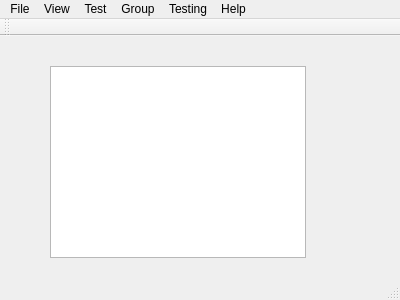
<?xml version="1.0" encoding="UTF-8"?>
<ui version="4.0">
 <class>MainWindow</class>
 <widget class="QMainWindow" name="MainWindow">
  <property name="geometry">
   <rect>
    <x>0</x>
    <y>0</y>
    <width>400</width>
    <height>300</height>
   </rect>
  </property>
  <property name="windowTitle">
   <string/>
  </property>
  <widget class="QWidget" name="centralWidget">
   <widget class="QTableView" name="tableView">
    <property name="geometry">
     <rect>
      <x>50</x>
      <y>30</y>
      <width>256</width>
      <height>192</height>
     </rect>
    </property>
   </widget>
  </widget>
  <widget class="QMenuBar" name="menuBar">
   <property name="geometry">
    <rect>
     <x>0</x>
     <y>0</y>
     <width>400</width>
     <height>21</height>
    </rect>
   </property>
   <widget class="QMenu" name="menuFile">
    <property name="title">
     <string>File</string>
    </property>
    <addaction name="actionSettings"/>
    <addaction name="separator"/>
    <addaction name="actionQuit"/>
   </widget>
   <widget class="QMenu" name="menuView">
    <property name="title">
     <string>View</string>
    </property>
   </widget>
   <widget class="QMenu" name="menuTest">
    <property name="title">
     <string>Test</string>
    </property>
    <addaction name="actionEditForms"/>
    <addaction name="actionLoadFormFromFile"/>
   </widget>
   <widget class="QMenu" name="menuGroup">
    <property name="title">
     <string>Group</string>
    </property>
    <addaction name="actionEditGroups"/>
    <addaction name="actionLoadGroupFromFile"/>
   </widget>
   <widget class="QMenu" name="menuHelp">
    <property name="title">
     <string>Help</string>
    </property>
    <addaction name="actionHelp"/>
    <addaction name="actionAbout"/>
    <addaction name="actionAboutQt"/>
   </widget>
   <widget class="QMenu" name="menuTesting">
    <property name="title">
     <string>Testing</string>
    </property>
    <addaction name="actionInputTestData"/>
    <addaction name="actionProcessing"/>
    <addaction name="separator"/>
    <addaction name="actionCreateFormsForGroup"/>
   </widget>
   <addaction name="menuFile"/>
   <addaction name="menuView"/>
   <addaction name="menuTest"/>
   <addaction name="menuGroup"/>
   <addaction name="menuTesting"/>
   <addaction name="menuHelp"/>
  </widget>
  <widget class="QToolBar" name="mainToolBar">
   <attribute name="toolBarArea">
    <enum>TopToolBarArea</enum>
   </attribute>
   <attribute name="toolBarBreak">
    <bool>false</bool>
   </attribute>
  </widget>
  <widget class="QStatusBar" name="statusBar"/>
  <action name="actionSettings">
   <property name="icon">
    <iconset resource="fingram.qrc">
     <normaloff>:/resources/settings.svg</normaloff>:/resources/settings.svg</iconset>
   </property>
   <property name="text">
    <string>Settings</string>
   </property>
  </action>
  <action name="actionQuit">
   <property name="icon">
    <iconset resource="fingram.qrc">
     <normaloff>:/resources/exit.svg</normaloff>:/resources/exit.svg</iconset>
   </property>
   <property name="text">
    <string>Quit</string>
   </property>
  </action>
  <action name="actionHelp">
   <property name="icon">
    <iconset resource="fingram.qrc">
     <normaloff>:/resources/help.svg</normaloff>:/resources/help.svg</iconset>
   </property>
   <property name="text">
    <string>Help</string>
   </property>
  </action>
  <action name="actionAbout">
   <property name="icon">
    <iconset resource="fingram.qrc">
     <normaloff>:/resources/finlit.png</normaloff>:/resources/finlit.png</iconset>
   </property>
   <property name="text">
    <string>About</string>
   </property>
  </action>
  <action name="actionAboutQt">
   <property name="icon">
    <iconset resource="fingram.qrc">
     <normaloff>:/resources/qt.png</normaloff>:/resources/qt.png</iconset>
   </property>
   <property name="text">
    <string>About Qt</string>
   </property>
  </action>
  <action name="actionEditForms">
   <property name="icon">
    <iconset resource="fingram.qrc">
     <normaloff>:/resources/edit.svg</normaloff>:/resources/edit.svg</iconset>
   </property>
   <property name="text">
    <string>Edit</string>
   </property>
  </action>
  <action name="actionLoadFormFromFile">
   <property name="text">
    <string>Load from text file</string>
   </property>
   <property name="toolTip">
    <string>Load group from text file</string>
   </property>
  </action>
  <action name="actionEditGroups">
   <property name="icon">
    <iconset resource="fingram.qrc">
     <normaloff>:/resources/edit.svg</normaloff>:/resources/edit.svg</iconset>
   </property>
   <property name="text">
    <string>Edit</string>
   </property>
  </action>
  <action name="actionLoadGroupFromFile">
   <property name="text">
    <string>Load from text file</string>
   </property>
  </action>
  <action name="actionInputTestData">
   <property name="text">
    <string>Entering test data</string>
   </property>
  </action>
  <action name="actionCreateFormsForGroup">
   <property name="text">
    <string>Сreate questionnaires for group</string>
   </property>
  </action>
  <action name="actionProcessing">
   <property name="icon">
    <iconset resource="fingram.qrc">
     <normaloff>:/resources/calculate.svg</normaloff>:/resources/calculate.svg</iconset>
   </property>
   <property name="text">
    <string>Test result processing</string>
   </property>
  </action>
 </widget>
 <layoutdefault spacing="6" margin="11"/>
 <resources>
  <include location="fingram.qrc"/>
 </resources>
 <connections/>
</ui>
